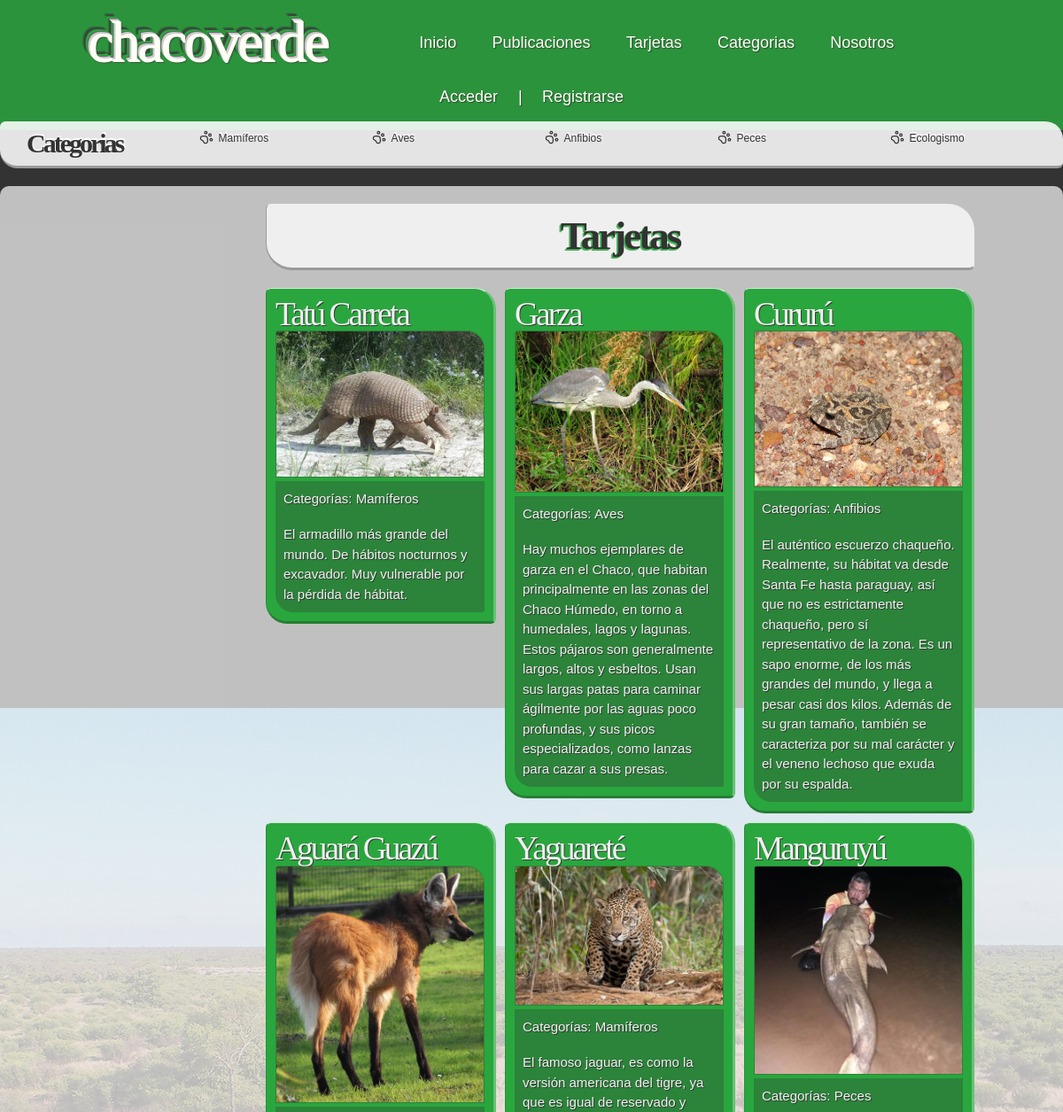
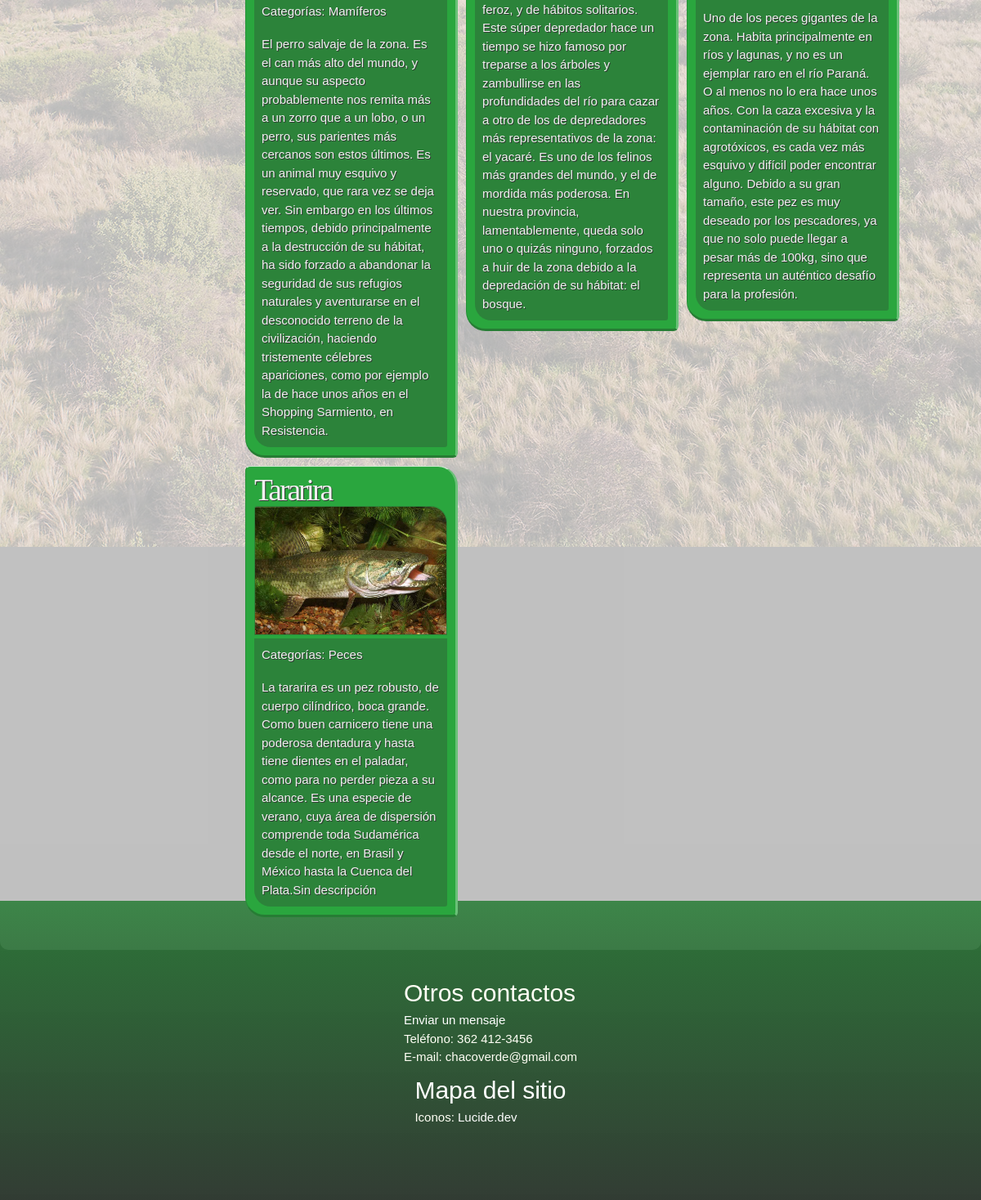
Screenshot of /tarjetas/listar_tarjetas/ with the database file from the repository (2 pictures, top to bottom).
### apps/categorias/models.py (models this page shows, shortened)
class Categoria_Sobre(models.Model):
	sobre = models.CharField(max_length = 100)
	imagen = models.ImageField(upload_to = 'categorias_foto')
	descripcion = models.TextField(default= None)

### apps/tarjetas/models.py (models this page shows, shortened)
class Tarjeta(models.Model):
	nombre = models.CharField(max_length = 100)
	descripcion = models.TextField(default="Sin descripción")
	imagen = models.ImageField(upload_to = 'tarjetas_fotos')
	categoria_sobre = models.ManyToManyField(Categoria_Sobre)

### apps/tarjetas/views.py (the view)
# urls.py: path('listar_tarjetas/', views.listar_tarjetas, name = 'path_listar_tarjetas'),
def listar_tarjetas(request):
	todas_tarjetas = Tarjeta.objects.all()
	context = {}
	context['tarjetas'] = todas_tarjetas
	return render(request,'tarjetas/lista_tarjetas.html', context)

### apps/categorias/context_processors.py (called while the page is built)
def categorias_globales(request):
    return {'categorias': Categoria_Sobre.objects.all()}

### templates/tarjetas/lista_tarjetas.html (shortened to what this page needs)
{% extends 'base.html' %}
{% block contenido %}
	<main>
		<h2>Tarjetas</h2>
		<section id="tarjetas">
		{% for t in tarjetas %}
			<article>
				<a href="{% url 'tarjetas:path_detalle_tarjeta' t.pk %}">
					<h3>{{t.nombre}}</h3>
					<img src="{{ t.imagen.url }}">
				</a>
				<p>Categorías:
				{% for c in t.categoria_sobre.all %}
					<a href="{% url 'categorias:path_filtrado_categoria_todo' c.pk %}">{{c.sobre}}</a>
				{% endfor %}
				</p>
				<p>{{t.descripcion}}</p>
			</article>
		{% endfor %}
		</section>
	</main>
{% endblock contenido %}

### templates/base.html (shortened to what this page needs)
{% load static %}
<!doctype html>
<html>
<head>
	<link rel="stylesheet" type="text/css" href="{% static 'css/reset.css' %}" />
	<link rel="stylesheet" type="text/css" href="{% static 'css/main.css' %}" />
</head>
<body>
	<header>
		<h1>chacoverde</h1>
		<nav>
			<ul>
                <li><a href="{% url 'path_home' %}">Inicio</a></li>
                <li><a href="{% url 'posts:path_listar_posts' %}">Publicaciones</a></li>
                <li><a href="{% url 'tarjetas:path_listar_tarjetas' %}">Tarjetas</a></li>
                <li><a href="{% url 'categorias:path_listar_categorias' %}">Categorias</a></li>
                <li><a href="{% url 'usuarios:path_contacto' %}">Nosotros</a></li>
			</ul>
		</nav>
	{% if user.is_authenticated %}
		<ul class="autenticado">
			<li>{{ user.username }}</li>
			<li>
				<form method="POST" action="{% url 'usuarios:path_logout' %}">
					{% csrf_token %}
            		<button type="submit">Cerrar sesión</button>
            	</form>
			</li>
		</ul>
	{% else %}
		<ul>
			<li><a href="{% url 'usuarios:path_login' %}">Acceder</a> |</li>
			<li><a href="{% url 'usuarios:path_registro' %}">Registrarse</a></li>
		</ul>
	{% endif %}
	</header>
	<aside>
		<h3>Categorias</h3>
		<ul>
		{% for c in categorias %}
			<li><a href="{% url 'categorias:path_filtrado_categoria_todo' c.pk %}">{{ c.sobre }}</a></li>
		{% endfor %}
		</ul>
	</aside>
    {% block contenido %}
    {% endblock contenido %}
	<footer>
		<ul>
			<li><h4>Otros contactos</h4></li>
			<li><a href="{% url 'usuarios:path_contacto' %}">Enviar un mensaje</a></li>
			<li>Teléfono: 362 412-3456</li>
			<li>E-mail: chacoverde@gmail.com</li>
		</ul>
		<ul>
			<li><h4><a href="{% url 'path_mapa_del_sitio' %}">Mapa del sitio</a></h4></li>
			<li><p>Iconos: <a href="https://lucide.dev">Lucide.dev</a></li>
		</ul>
	</footer>
</body>
</html>

### static/css/main.css (style rules this page uses)
:root { font-size: 10px }
html * { margin: 0; padding: 0; box-sizing: border-box; word-break: normal; font-family: arial, serif; color:#333; }
h1,h2,h3,h1 *, h2 *, h3 * { line-height: 1; letter-spacing:-0.3rem; font-family: "times new roman", times, serif; }
h1 { font-size: 6.6rem; }
h2 { font-size: 6rem; margin-bottom: 4.5rem; font-weight:bolder; color: rgb(255 255 245); line-height: 0.9; }
h3 { font-size: 3.75rem; }
p, ul, ol { font-size: 1.5rem; line-height:1.5; letter-spacing:normal; }
ul li, ol li { margin:0; padding:0; }
body { background-image: url("../img/quebrachal.jpg"); background-color: #333; width: 100%; height: 500px; background-position: center; background-attachment: fixed; background-repeat: no-repeat }
#hero a, footer a, #hero a:link, footer a:link, #hero a:hover, footer a:hover #hero a:active, footer a:active, #hero a:visited, footer a:visited { color: white; }
header { display:flex; flex-wrap: wrap; justify-content: space-evenly; align-items:center; gap: 6px 12px; min-width: 300px; background-color: rgba(42, 166, 62, 84%); padding:1.5em 10em; margin-bottom:-1em; }
header h1 { text-shadow: -1px -1px 0 rgb(255 255 245), -2px -2px 0 #ccc, -3px -3px 0 #ccc, -4px -4px 0 #666, -5px -5px 0 #2AA63E, -6px -6px 0 #2AA63E, -7px -7px 1px rgba(60 60 60 / 60%), -8px -8px 1px rgba(60 60 60 / 60%), -9px -9px 1px rgba(60 60 60 / 60%), 1px 1px 1px rgba(60 60 60 / 60%); color: rgb(255 255 245) }
header nav { margin:auto; }
header ul li { font-size: 1.8rem; line-height:2.5em; display:inline; color: rgb(255 255 245); text-shadow: 1px 1px 1px rgb(51 51 51 / 75%); }
header a, header a:link, header a:hover, header a:active, header a:visited { color: rgb(255 255 245); text-shadow: 1px 1px 1px rgb(51 51 51 / 75%); padding:0.5em 1em; text-decoration: none; }
main { max-width: 1236px; height:; background-color: rgba(240, 240, 240, 75%); margin:auto; margin-bottom:-6em; padding: 2em 10em 2em 30em; border-radius: 1rem }
main h2 { margin: 0; padding:1.5rem; border-bottom: 3px solid rgba(51, 51, 51, 45%); border-left: 1px solid rgba(51, 51, 51, 45%); border-top: 1px solid #eee; border-right: 1px solid #eee; border-radius: 6px 3rem 6px 3rem; font-weight:bolder; font-size:4.5rem; text-align: center; color: #333; background-color: rgb(255 255 255 / 75%); text-shadow: -1px 1px 0 rgb(42 166 62 / 75%), -2px 2px 0 rgb(42 166 62 / 75%); }
main section { width:100%; margin:2em auto; }
aside { padding:1em; padding-left:3em; background-color: rgb(255 255 255 / 87%); border-bottom:1px solid #333; border-radius: 6px 2rem 6px 2rem; margin: 2em auto; margin-top:auto; width: 100%; max-width:1200px; columns: 6; border-bottom:3px solid #999; }
aside h3 { font-size:3em; font-weight:900; }
aside h3, aside ul li { text-shadow: 1px -2px 0 white; }
aside ul { font-size: 1.2em; }
aside ul li { background-image:url("../img/paw-print.png"); background-repeat: no-repeat; padding-left: 1.8em; }
main section#tarjetas { max-width:100%; display:grid; grid-template-columns: repeat(auto-fit, minmax(210px, 1fr)); gap:1em; line-height:1.5em; }
main section#tarjetas article { display:block; min-width:min-content; height:max-content; padding:1em; background-color:rgba(42, 166, 62, 100%); border-radius: 6px 2.4rem 6px 2.4rem; border-bottom: 3px solid rgb(30 30 30 / 30%); border-left: 1px solid rgb(30 30 30 / 15%); border-top: 1px solid rgb(255 255 255 / 75%); border-right: 3px solid rgb(255 255 255 / 30%); }
main section#tarjetas article * { color:rgb(240 240 240); text-shadow: 1px 1px 0 rgb(51 51 51 / 90%) }
main section#tarjetas img { border: 1px solid rgb(50 50 50 / 30%); border-radius:3px 2rem 0 0; }
main section#tarjetas p { background-color:rgb(51 51 51 / 30%); margin:0 auto; padding:0.6em; }
main section#tarjetas p:last-of-type { border-radius: 0 0 3px 2rem; }
footer { color: rgb(255 255 245); background-color: rgba(42, 166, 62, 84%); padding: 9rem; background-image: linear-gradient(to top, rgb(51 51 51 / 90%), rgb(51 51 51 / 30%)); display:flex; flex-wrap: wrap; justify-content: space-around; align-items:center; gap: 6px 12px; margin:auto; }
footer ul { margin: 0 12em; }
footer h4 { font-size:3rem; }
footer h4, footer p, footer ul, footer ol, footer li { color: rgb(255 255 245); }

### rows the page displays
Categoria_Sobre: sobre "Mamíferos"
Categoria_Sobre: sobre "Aves"
Categoria_Sobre: sobre "Anfibios"
Categoria_Sobre: sobre "Peces"
Categoria_Sobre: sobre "Ecologismo"
Tarjeta: nombre "Tatú Carreta", imagen (picture), descripcion "El armadillo más grande del mundo. De hábitos nocturnos y excavador. Muy vulnerable por la pérdida de hábitat."
Tarjeta: nombre "Garza", imagen (picture), descripcion "Hay muchos ejemplares de garza en el Chaco, que habitan principalmente en las zonas del Chaco Húmedo, en torno a humedales, lagos y lagunas. Estos pájaros son generalmente largos, altos y esbeltos. Usan sus largas patas para caminar ágilmente por las aguas poco profundas, y sus picos especializados, como lanzas para cazar a sus presas."
Tarjeta: nombre "Cururú", imagen (picture), descripcion "El auténtico escuerzo chaqueño. Realmente, su hábitat va desde Santa Fe hasta paraguay, así que no es estrictamente chaqueño, pero sí representativo de la zona. Es un sapo enorme, de los más grandes del mundo, y llega a pesar casi dos kilos. Además de su gran tamaño, también se caracteriza por su mal carácter y el veneno lechoso que exuda por su espalda."
Tarjeta: nombre "Aguará Guazú", imagen (picture), descripcion "El perro salvaje de la zona. Es el can más alto del mundo, y aunque su aspecto probablemente nos remita más a un zorro que a un lobo, o un perro, sus parientes más cercanos son estos últimos. Es un animal muy esquivo y reservado, que rara vez se deja ver. Sin embargo en los últimos tiempos, debido principalmente a la destrucción de su hábitat, ha sido forzado a abandonar la seguridad de sus refugios naturales y aventurarse en el desconocido terreno de la civilización, haciendo tristemente célebres apariciones, como por ejemplo la de hace unos años en el Shopping Sarmiento, en Resistencia."
Tarjeta: nombre "Yaguareté", imagen (picture), descripcion "El famoso jaguar, es como la versión americana del tigre, ya que es igual de reservado y feroz, y de hábitos solitarios. Este súper depredador hace un tiempo se hizo famoso por treparse a los árboles y zambullirse en las profundidades del río para cazar a otro de los de depredadores más representativos de la zona: el yacaré. Es uno de los felinos más grandes del mundo, y el de mordida más poderosa. En nuestra provincia, lamentablemente, queda solo uno o quizás ninguno, forzados a huir de la zona debido a la depredación de su hábitat: el bosque."
Tarjeta: nombre "Manguruyú", imagen (picture), descripcion "Uno de los peces gigantes de la zona. Habita principalmente en ríos y lagunas, y no es un ejemplar raro en el río Paraná. O al menos no lo era hace unos años. Con la caza excesiva y la contaminación de su hábitat con agrotóxicos, es cada vez más esquivo y difícil poder encontrar alguno. Debido a su gran tamaño, este pez es muy deseado por los pescadores, ya que no solo puede llegar a pesar más de 100kg, sino que representa un auténtico desafío para la profesión."
Tarjeta: nombre "Tararira", imagen (picture), descripcion "La tararira es un pez robusto, de cuerpo cilíndrico, boca grande. Como buen carnicero tiene una poderosa dentadura y hasta tiene dientes en el paladar, como para no perder pieza a su alcance. Es una especie de verano, cuya área de dispersión comprende toda Sudamérica desde el norte, en Brasil y México hasta la Cuenca del Plata.Sin descripción"
